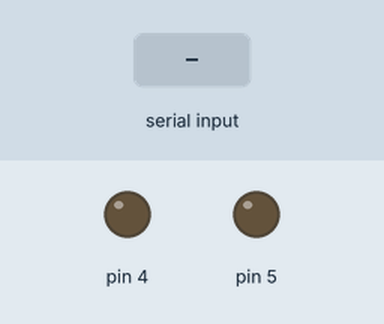
This sketch was run on a simulated Arduino Uno, built with avr-gcc and run on an emulated ATmega328P. Parts: output pins drawn as LEDs (lit = HIGH). The inputs (shaded band) are chosen by the test bench.

Above: at 1.2 s.
1.3 s: byte 1 (1) received over Serial
At 2.2 s:
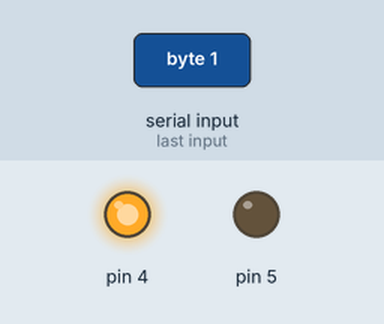
2.8 s: byte 2 (2) received over Serial
At 3.3 s:
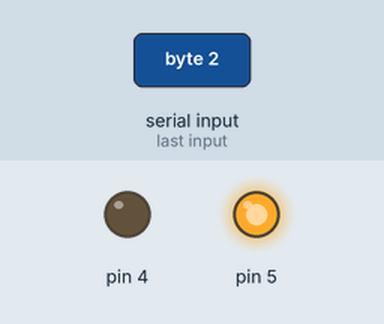
4.3 s: "1" received over Serial
At 5.7 s:
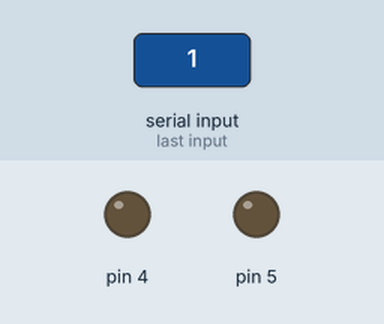
Timing chart, 0 to 7.3 s (numbered marks = the images above; inputs shaded):
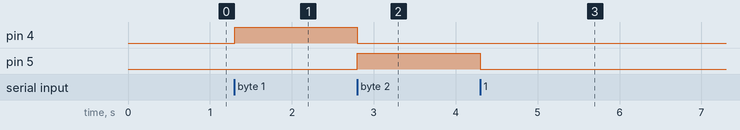

The sketch:

teachable_machine_serial.ino
```cpp
byte fromP5;

void setup() {
  Serial.begin(9600);
  pinMode(4, OUTPUT);
  pinMode(5, OUTPUT);
}
void loop() {
  if(Serial.available()){
    fromP5 = Serial.read();
  }
  if (fromP5 == 1) {
    digitalWrite(4, HIGH);
    digitalWrite(5, LOW);
  } else if (fromP5 == 2) {
    digitalWrite(4, LOW);
    digitalWrite(5, HIGH);
  } else {
    digitalWrite(4, LOW);
    digitalWrite(5, LOW);
  }
}
```

Measured:
- after the input at 1.3 s, pin 4: LOW → HIGH at once
- after the input at 2.8 s, pin 4: HIGH → LOW at once; pin 5: LOW → HIGH at once
- after the input at 4.3 s, pin 5: HIGH → LOW at once
